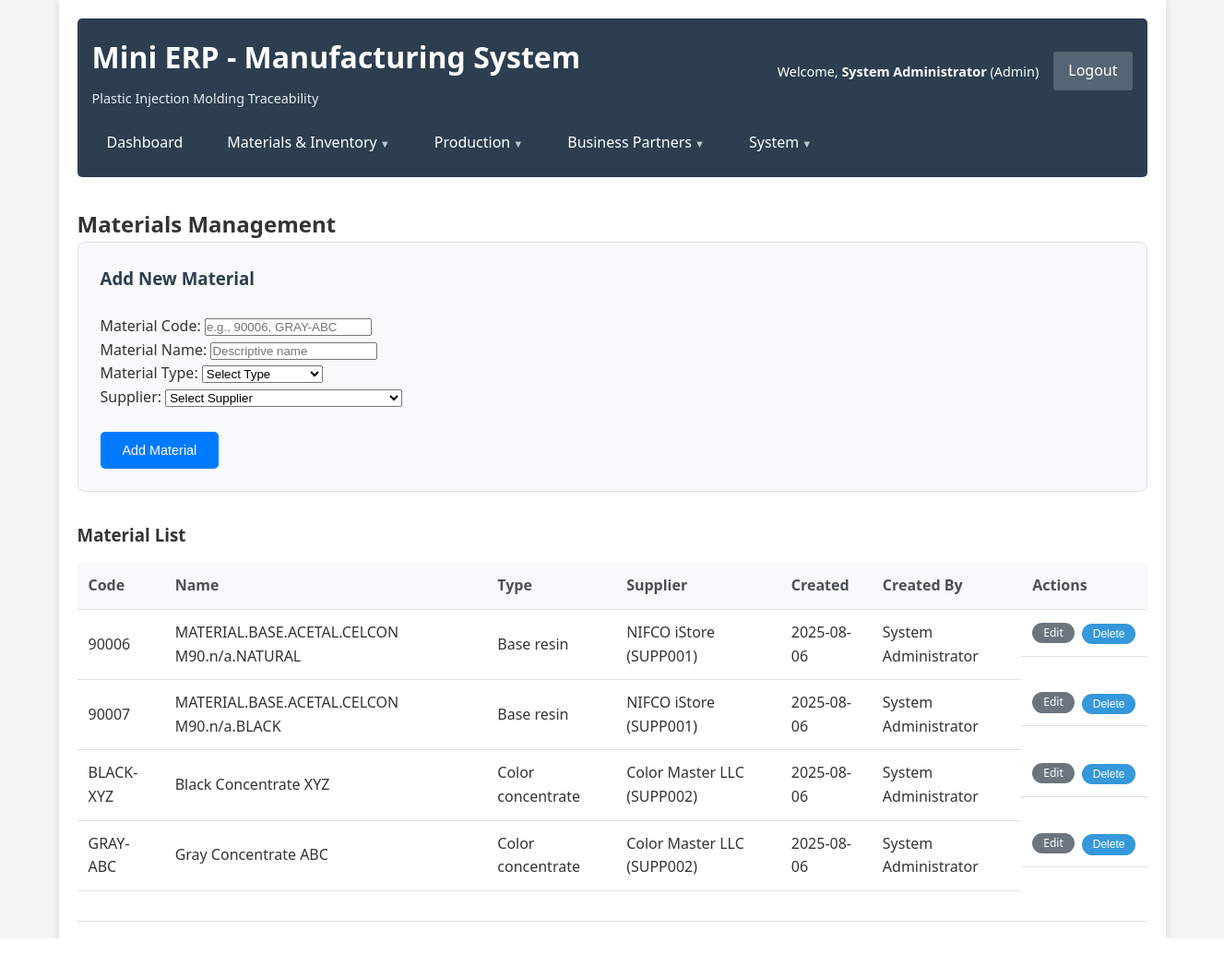
/public/materials.php (signed in), run on the app's committed database.
### tables this page shows
CREATE TABLE `materials` (
  `id` int NOT NULL AUTO_INCREMENT,
  `material_code` varchar(50) NOT NULL,
  `material_name` varchar(100) NOT NULL,
  `material_type` enum('base_resin','color_concentrate','rework','component') NOT NULL,
  `supplier_name` varchar(100) DEFAULT NULL,
  `supplier_id` int DEFAULT NULL,
  `unit_of_measure` enum('lbs','kg','oz','ea','ft','in') DEFAULT 'lbs',
  `unit_cost` decimal(10,4) DEFAULT '0.0000',
  `reorder_point` int DEFAULT '0',
  `is_active` tinyint(1) DEFAULT '1',
  `created_at` timestamp NULL DEFAULT CURRENT_TIMESTAMP,
  `created_by` int DEFAULT NULL,
  PRIMARY KEY (`id`),
  UNIQUE KEY `material_code` (`material_code`),
  KEY `idx_material_code` (`material_code`),
  KEY `idx_material_type` (`material_type`),
  KEY `created_by` (`created_by`),
  KEY `idx_supplier_id` (`supplier_id`),
  CONSTRAINT `materials_ibfk_1` FOREIGN KEY (`created_by`) REFERENCES `users` (`id`)
);

CREATE TABLE `suppliers` (
  `id` int NOT NULL AUTO_INCREMENT,
  `supplier_code` varchar(20) DEFAULT NULL,
  `supplier_name` varchar(100) NOT NULL,
  `contact_person` varchar(100) DEFAULT NULL,
  `contact_title` varchar(100) DEFAULT NULL,
  `email` varchar(100) DEFAULT NULL,
  `phone` varchar(20) DEFAULT NULL,
  `phone_ext` varchar(20) DEFAULT NULL,
  `address_line1` varchar(100) DEFAULT NULL,
  `address_line2` varchar(100) DEFAULT NULL,
  `city` varchar(50) DEFAULT NULL,
  `state` varchar(20) DEFAULT NULL,
  `zip_code` varchar(20) DEFAULT NULL,
  `country` varchar(50) DEFAULT 'USA',
  `is_active` tinyint(1) DEFAULT '1',
  `payment_terms` varchar(50) DEFAULT NULL,
  `lead_time_days` int DEFAULT '0',
  `notes` text,
  `created_at` timestamp NULL DEFAULT CURRENT_TIMESTAMP,
  `created_by` int DEFAULT '1',
  PRIMARY KEY (`id`),
  UNIQUE KEY `supplier_code` (`supplier_code`)
);

CREATE TABLE `users` (
  `id` int NOT NULL AUTO_INCREMENT,
  `username` varchar(50) NOT NULL,
  `email` varchar(100) NOT NULL,
  `password_hash` varchar(255) NOT NULL,
  `full_name` varchar(100) NOT NULL,
  `role` enum('admin','supervisor','material_handler','quality_inspector','viewer') NOT NULL DEFAULT 'viewer',
  `is_active` tinyint(1) DEFAULT '1',
  `last_login` datetime DEFAULT NULL,
  `created_at` timestamp NULL DEFAULT CURRENT_TIMESTAMP,
  `updated_at` timestamp NULL DEFAULT CURRENT_TIMESTAMP ON UPDATE CURRENT_TIMESTAMP,
  PRIMARY KEY (`id`),
  UNIQUE KEY `username` (`username`),
  UNIQUE KEY `email` (`email`),
  KEY `idx_username` (`username`),
  KEY `idx_role` (`role`)
);

### config/database.home.example.php (called while the page is built, shortened)
<?php
class Database {
    private $host = 'localhost';
    private $dbname = 'mini_erp_dev';
    private $username = 'your_dev_user';
    private $password = 'your_dev_password';
    private $charset = 'utf8mb4';
    private $pdo = null;
    public function connect() {
        if ($this->pdo === null) {
            $dsn = "mysql:host={$this->host};dbname={$this->dbname};charset={$this->charset}";
            $options = [
                PDO::ATTR_ERRMODE => PDO::ERRMODE_EXCEPTION,
                PDO::ATTR_DEFAULT_FETCH_MODE => PDO::FETCH_ASSOC,
                PDO::ATTR_EMULATE_PREPARES => false,
                PDO::MYSQL_ATTR_INIT_COMMAND => "SET NAMES {$this->charset}"
            ];
            try {
                $this->pdo = new PDO($dsn, $this->username, $this->password, $options);
            } catch (PDOException $e) {
                $this->error = $e->getMessage();
                throw new Exception("Database connection failed: " . $this->error);
            }
        }
        return $this->pdo;
    }
}
?>

### src/classes/Auth.php (called while the page is built, shortened)
<?php
class Auth {
    public function __construct(Database $database) {
        $this->session_timeout = SESSION_LIFETIME;
    }
    public function isLoggedIn() {
        return isset($_SESSION['user_id']) && isset($_SESSION['login_time']);
    }
    public function hasRole($required_roles) {
        $user_role = $_SESSION['role'];
        if ($user_role === 'admin') {
            return true;
        }
        return in_array($user_role, $required_roles);
    }
    private function checkSessionTimeout() {
        if ($this->isLoggedIn()) {
            $last_activity = $_SESSION['last_activity'] ?? 0;
        }
        return true;
    }
}

### public/materials.php (the view, shortened to what this page needs)
<?php
require_once '../src/classes/Auth.php';
$db = new Database();
$auth = new Auth($db);
$auth->requireAuth('login.php');
$can_manage = $auth->hasRole(['admin', 'material_handler']);
$pdo = $db->connect();
try {
    $materials = $pdo->query("
        SELECT m.*, u.full_name as created_by_name, s.supplier_name, s.supplier_code
        FROM materials m
        LEFT JOIN users u ON m.created_by = u.id
        LEFT JOIN suppliers s ON m.supplier_id = s.id
        WHERE m.is_active = 1
        ORDER BY m.material_code
    ")->fetchAll();
} catch (Exception $e) {
    $materials = [];
    $message = 'Error loading materials: ' . $e->getMessage();
    $message_type = 'error';
}
$edit_material = null;
$page_title = 'Materials';
include '../src/includes/header.php';
?>
            <h2><?php echo $page_title; ?> Management</h2>
            <?php if ($can_manage): ?>
            <div class="form-section">
                <h3><?php echo $edit_material ? 'Edit Material' : 'Add New Material'; ?></h3>
                <form method="POST" class="material-form">
                    <div class="form-row">
                        <div class="form-group">
                            <label for="material_code">Material Code:</label>
                            <input type="text" id="material_code" name="material_code" required
                                   value="<?php echo htmlspecialchars($edit_material['material_code'] ?? ''); ?>"
                                   placeholder="e.g., 90006, GRAY-ABC"
                                   <?php echo $edit_material ? 'readonly' : ''; ?>>
                        </div>
                        <div class="form-group">
                            <label for="material_name">Material Name:</label>
                            <input type="text" id="material_name" name="material_name" required
                                   value="<?php echo htmlspecialchars($edit_material['material_name'] ?? ''); ?>"
                                   placeholder="Descriptive name">
                        </div>
                    </div>
                    <div class="form-row">
                        <div class="form-group">
                            <label for="material_type">Material Type:</label>
                            <select id="material_type" name="material_type" required>
                                <option value="">Select Type</option>
                            </select>
                        </div>
                        <div class="form-group">
                            <label for="supplier_id">Supplier:</label>
                            <select id="supplier_id" name="supplier_id" required>
                                <option value="">Select Supplier</option>
                            </select>
                        </div>
                    </div>
                    <div class="form-actions">
                        <button type="submit" name="<?php echo $edit_material ? 'edit_material' : 'add_material'; ?>" class="btn btn-primary">
                            <?php echo $edit_material ? 'Update Material' : 'Add Material'; ?>
                        </button>
                    </div>
                </form>
            </div>
            <?php endif; ?>
            <div class="materials-list">
                <h3>Material List</h3>
                <div class="table-container">
                    <table class="data-table">
                        <thead>
                            <tr>
                                <th>Code</th>
                                <th>Name</th>
                                <th>Type</th>
                                <th>Supplier</th>
                                <th>Created</th>
                                <th>Created By</th>
                                <?php if ($can_manage): ?>
                                <th>Actions</th>
                                <?php endif; ?>
                            </tr>
                        </thead>
                        <tbody>
                            <?php if (empty($materials)): ?>
                                <tr>
                                    <td colspan="<?php echo $can_manage ? '7' : '6'; ?>" class="no-data">No materials found</td>
                                </tr>
                            <?php else: ?>
                                <?php foreach ($materials as $material): ?>
                                    <tr>
                                        <td class="material-code"><?php echo htmlspecialchars($material['material_code']); ?></td>
                                        <td><?php echo htmlspecialchars($material['material_name']); ?></td>
                                        <td class="material-type">
                                            <?php echo ucfirst(str_replace('_', ' ', $material['material_type'])); ?>
                                        </td>
                                        <td><?php echo htmlspecialchars($material['supplier_name'] ? $material['supplier_name'] . ' (' . $material['supplier_code'] . ')' : 'No Supplier'); ?></td>
                                        <td><?php echo date('Y-m-d', strtotime($material['created_at'])); ?></td>
                                        <td><?php echo htmlspecialchars($material['created_by_name'] ?? 'Unknown'); ?></td>
                                        <?php if ($can_manage): ?>
                                        <td class="actions">
                                            <a href="materials.php?edit=<?php echo $material['id']; ?>" class="btn btn-small btn-secondary">Edit</a>
                                            <form method="POST" style="display: inline;" onsubmit="return confirm('Are you sure you want to delete this material? This action cannot be undone.');">
                                                <button type="submit" name="delete_material" class="btn btn-small btn-danger">Delete</button>
                                            </form>
                                        </td>
                                        <?php endif; ?>
                                    </tr>
                                <?php endforeach; ?>
                            <?php endif; ?>
                        </tbody>
                    </table>
                </div>
            </div>
<?php
include '../src/includes/footer.php';
?>

### public/css/style.css (style rules this page uses)
* { margin: 0; padding: 0; box-sizing: border-box; }
body { font-family: 'Segoe UI', Tahoma, Geneva, Verdana, sans-serif; line-height: 1.6; color: #333; background-color: #f4f4f4; }
.btn { display: inline-block; padding: 0.75rem 1.5rem; background-color: #3498db; color: white; text-decoration: none; border-radius: 5px; transition: background-color 0.3s; }
.btn-secondary { background-color: #6c757d; color: white; border: none; padding: 0.5rem 1rem; border-radius: 3px; cursor: pointer; font-size: 0.9rem; }
.table-container { overflow-x: auto; margin-top: 1rem; }
.data-table { width: 100%; border-collapse: collapse; background-color: white; }
.data-table th, .data-table td { padding: 0.75rem; text-align: left; border-bottom: 1px solid #dee2e6; }
.data-table th { background-color: #f8f9fa; font-weight: 600; color: #495057; position: sticky; top: 0; }
.form-section { background-color: #f8f9fa; border: 1px solid #dee2e6; border-radius: 8px; padding: 1.5rem; margin-bottom: 2rem; }
.form-section h3 { margin-top: 0; margin-bottom: 1.5rem; color: #2c3e50; }
.form-actions { display: flex; gap: 1rem; margin-top: 1.5rem; align-items: center; }
.form-actions .btn, form .btn:not(.btn-full-width) { display: inline-block; width: auto; min-width: auto; flex: none; }
.btn-primary { background-color: #007bff; border: none; color: white; padding: 0.75rem 1.5rem; border-radius: 5px; cursor: pointer; font-size: 0.9rem; text-decoration: none; display: inline-block; transition: background-color 0.15s ease-in-out; }
.btn-small { padding: 0.375rem 0.75rem; font-size: 0.8rem; }
.actions { white-space: nowrap; }
.actions { white-space: nowrap; display: flex; gap: 0.5rem; align-items: center; }
.actions .btn { margin-right: 0; padding: 0.25rem 0.75rem; font-size: 0.75rem; border-radius: 50px; font-weight: 500; text-decoration: none; display: inline-block; transition: all 0.2s ease; border: none; cursor: pointer; line-height: 1.2; }
.actions .btn-secondary { background-color: #6c757d; color: white; }
.actions .btn-small { padding: 0.25rem 0.75rem; font-size: 0.75rem; }

### data on the page
materials: material_code "90006", material_name "MATERIAL.BASE.ACETAL.CELCON M90.n/a.NATURAL", material_type "Base resin", supplier.supplier_code "NIFCO iStore (SUPP001)", created_at "2025-08-06", created_by.full_name "System Administrator"
materials: material_code "90007", material_name "MATERIAL.BASE.ACETAL.CELCON M90.n/a.BLACK", material_type "Base resin", supplier.supplier_code "NIFCO iStore (SUPP001)", created_at "2025-08-06", created_by.full_name "System Administrator"
materials: material_code "BLACK-XYZ", material_name "Black Concentrate XYZ", material_type "Color concentrate", supplier.supplier_code "Color Master LLC (SUPP002)", created_at "2025-08-06", created_by.full_name "System Administrator"
materials: material_code "GRAY-ABC", material_name "Gray Concentrate ABC", material_type "Color concentrate", supplier.supplier_code "Color Master LLC (SUPP002)", created_at "2025-08-06", created_by.full_name "System Administrator"

### other printed values
$current_user['full_name'] "System Administrator"
str_replace('_', ' ', $current_user['role']) "Admin"
$nav_item['label'] "Dashboard"
$nav_item['label'] "Materials & Inventory"
$nav_item['label'] "Production"
$nav_item['label'] "Business Partners"
$nav_item['label'] "System"
$page_title "Materials"
